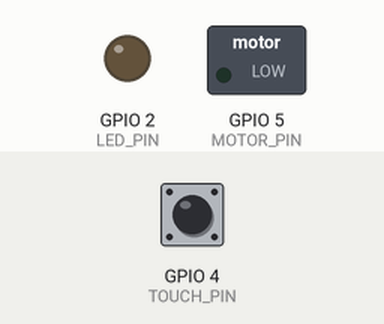
Recording of a sketch running on a simulated ESP32. On the bench: switched loads named in the sketch (green lamp = pin HIGH), output pins drawn as LEDs (lit = HIGH). The test bench sets the inputs (shaded band); at power-on: GPIO 4 (TOUCH_PIN) HIGH. What the sketch prints to the serial monitor is not drawn.

Above: at 0.05 s.
At 1.35 s:
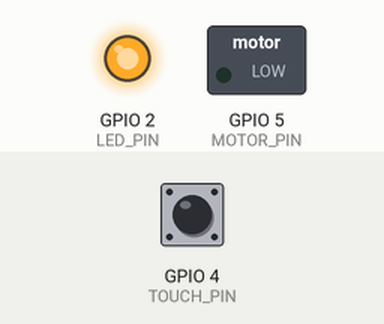
At 2.0 s:
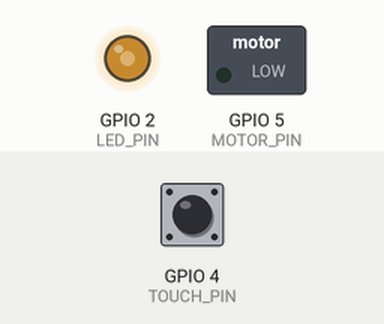
At 2.65 s:
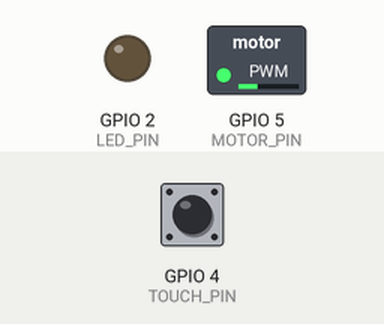
Timing chart, 0 to 6.7 s (numbered marks = the images above):
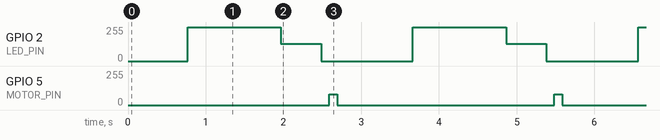

Measured:
- by itself, GPIO 2 (LED_PIN): repeats every 2.9 s: 128/255 0.52 s, 0/255 1.2 s, 255/255 1.2 s
- by itself, GPIO 5 (MOTOR_PIN): alternates 80/255 for 0.11 s and 0/255 for 2.8 s

The sketch:

touch_vibrate.ino
```cpp
// Théorhèse — touch → vibrate
// She feels you touch. She vibrates back.

#define LED_PIN 2
#define TOUCH_PIN 4
#define MOTOR_PIN 5
#define TOUCH_THRESHOLD 800

// PWM channels: ESP32 LEDC has 16 channels (0–15)
// We use two: one for LED breathing, one for motor intensity
#define PWM_FREQ 5000
#define PWM_RESOLUTION 8   // 0–255

// Breathing rhythm (milliseconds per brightness step)
int inhale_delay = 8;
int exhale_delay = 12;
int rest_delay = 1000;
int hold_delay = 300;

bool touched = false;
bool was_touched = false;

void setup() {
  // ledcAttach binds a GPIO pin to a LEDC PWM channel
  // (pin, frequency, resolution) — ESP32 assigns the channel automatically
  ledcAttach(LED_PIN, PWM_FREQ, PWM_RESOLUTION);
  ledcAttach(MOTOR_PIN, PWM_FREQ, PWM_RESOLUTION);

  // Motor starts silent
  ledcWrite(MOTOR_PIN, 0);

  Serial.begin(115200);
}

// A single vibration pulse: ramp up, hold, ramp down
// like a heartbeat you can feel with your fingers
void pulse(int peak, int duration_ms) {
  int steps = 20;
  int step_time = duration_ms / (steps * 2);

  // Ramp up
  for (int i = 0; i <= steps; i++) {
    int val = (peak * i) / steps;
    ledcWrite(MOTOR_PIN, val);
    delay(step_time);
  }
  // Ramp down
  for (int i = steps; i >= 0; i--) {
    int val = (peak * i) / steps;
    ledcWrite(MOTOR_PIN, val);
    delay(step_time);
  }
  ledcWrite(MOTOR_PIN, 0);
}

// Heartbeat pattern: two quick pulses, pause
// lub-dub ... lub-dub ...
void heartbeat(int intensity) {
  pulse(intensity, 120);       // lub
  delay(80);
  pulse(intensity * 3 / 4, 100); // dub (slightly softer)
  delay(300);
}

void loop() {
  int touch_value = touchRead(TOUCH_PIN);
  touched = (touch_value < TOUCH_THRESHOLD);

  // Touching → faster breath + vibration heartbeat
  if (touched) {
    inhale_delay = 3;
    exhale_delay = 4;
    rest_delay = 200;
    hold_delay = 100;
  } else {
    inhale_delay = 8;
    exhale_delay = 12;
    rest_delay = 1000;
    hold_delay = 300;
  }

  Serial.print("touch: ");
  Serial.print(touch_value);
  if (touched) Serial.print(" <- touching");
  Serial.println();

  // LED breathes in
  for (int b = 0; b <= 255; b++) {
    ledcWrite(LED_PIN, b);
    delay(inhale_delay);
  }

  // At peak brightness: if touched, vibrate a heartbeat
  if (touched) {
    heartbeat(200);  // strong pulse when touched
  }

  delay(hold_delay);

  // LED breathes out
  for (int b = 255; b >= 0; b--) {
    ledcWrite(LED_PIN, b);
    delay(exhale_delay);
  }

  // Resting: if touched, a gentle tremor
  // if not touched, silence
  if (touched) {
    pulse(80, 200);  // soft resting vibration
  }

  delay(rest_delay);
}
```
